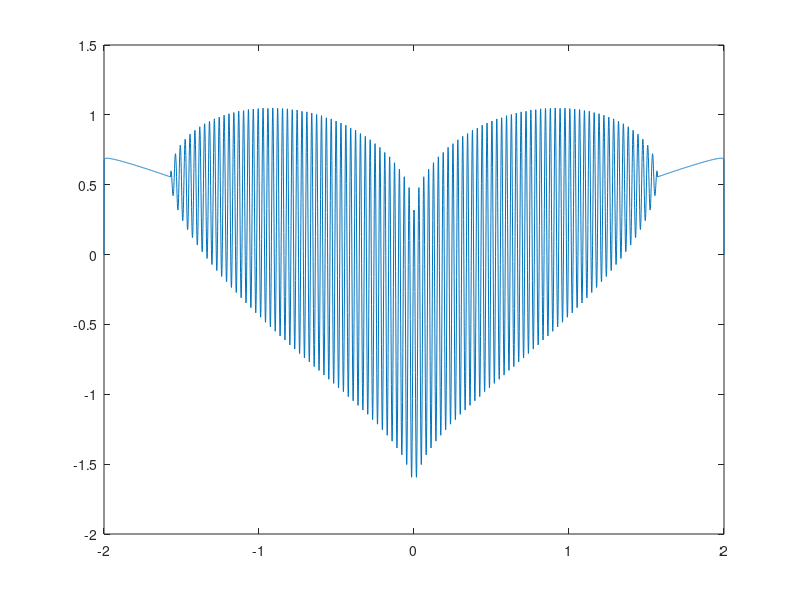

This figure's MATLAB source:
%HEART SHAPED WAVE FORM

x = [-2:0.001:2];
y = (sqrt(cos(x)).*cos(200*x)+sqrt(abs(x))-0.7).*(4-x.*x).^0.01;
plot(x,y);

